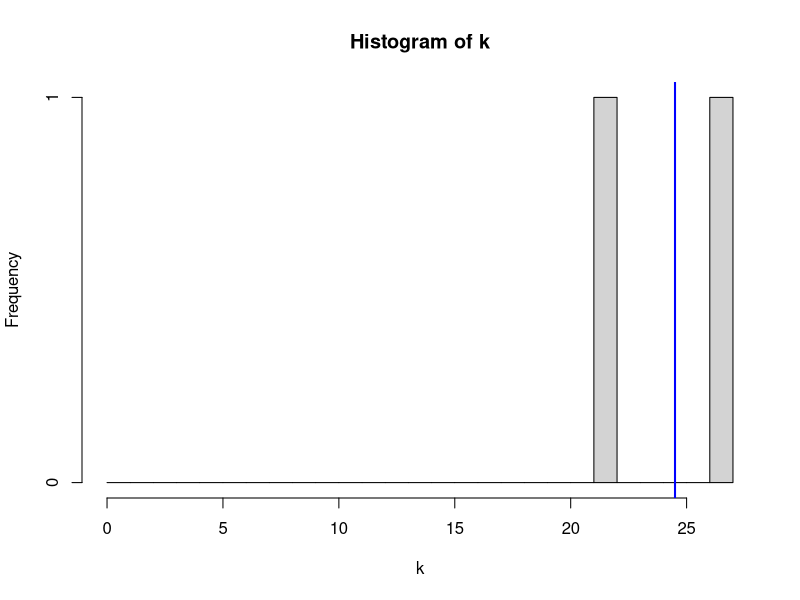

Here is the R script that generated this plot:
# ~~~~~~~~~~~~~~~~~~~~~~~~~~~~~~~~~~~~~~~~~~~
# Use maximum likelihood to estimate 'lambda' 
# of a Poisson given hypothetical count data
# ~~~~~~~~~~~~~~~~~~~~~~~~~~~~~~~~~~~~~~~~~~

# Define negative log likelihood function
nlL.pois <- function(lambda){
  -sum(dpois(k, lambda, log = TRUE))
}

# ~~~~~~~~~~~~~~~~~~~~~~~~~~~~~~~~~~~~~~~~~~

# True value of 'lambda' to simulate counts
lambda.true <- 30.333 

# Sample size 'n' of simulated counts
n <- 2

# Generate 'n' random visitation counts 'k'
k <- rpois(n, lambda.true )

# Visualize the counts
hist(k, breaks = 0:max(k))

abline(v = lambda.true,
       lwd = 2,
       col = 'red')

# ~~~~~~~~~~~~~~~~~~~~~~~~~~~~~~~~~~~~~~~~~~

# Provide initial guess for 'lambda'
init.par <- list(lambda = 2)

# Fit the model (suppressing the optim() 1D warning)
suppressWarnings(
  fit <- optim(init.par, nlL.pois)
)

print(fit)

# ~~~~~~~~~~~~~~~~~~~~~~~~~~~~~~~~~~~~~~~~~~

# Add estimate to visualization
abline(v = fit$par,
       lwd = 2,
       col = 'blue')

# ~~~~~~~~~~~~~~~~~~~~~~~~~~~~~~~~~~~~~~~~~~
# ~~~~~~~~~~~~~~~~~~~~~~~~~~~~~~~~~~~~~~~~~~
# ~~~~~~~~~~~~~~~~~~~~~~~~~~~~~~~~~~~~~~~~~~


